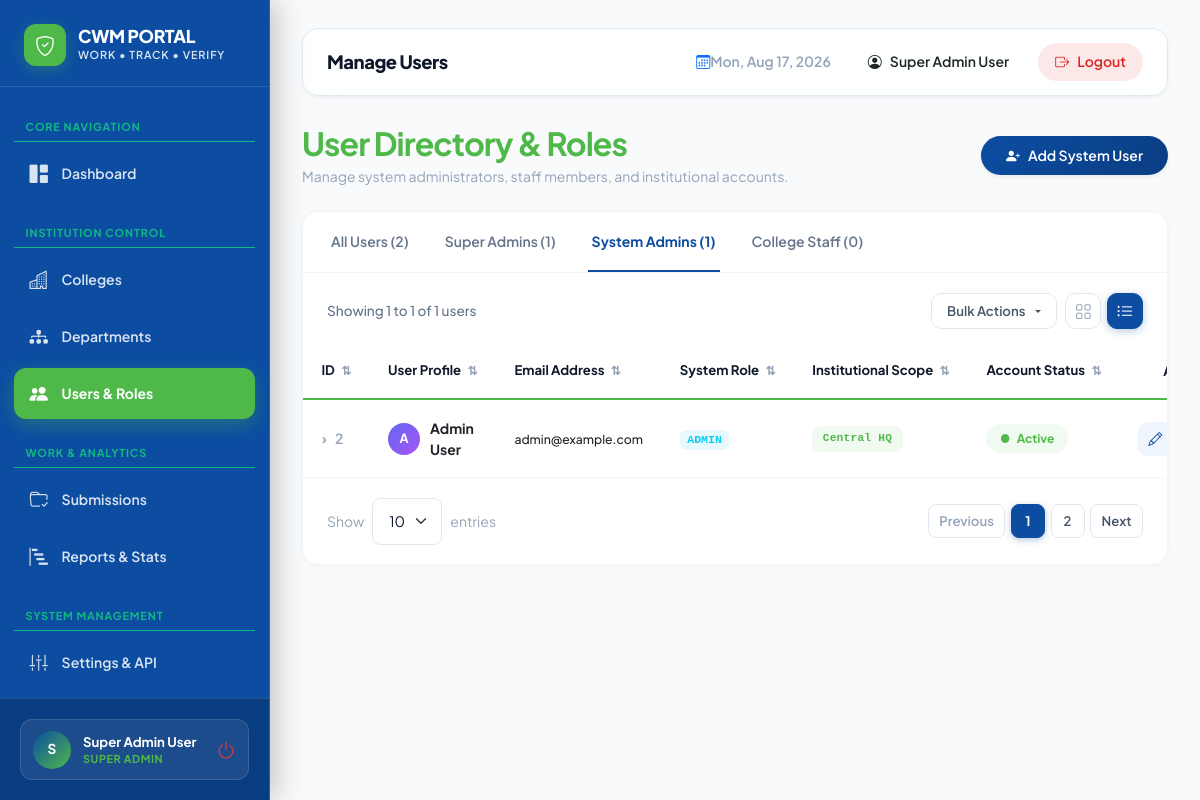
The app's page /super-admin/users.php?role=admin (signed in) with its own data.
### tables this page shows
CREATE TABLE IF NOT EXISTS `users` (
  `id` INT AUTO_INCREMENT PRIMARY KEY,
  `college_id` INT NULL,  
  `name` VARCHAR(255) NOT NULL,
  `email` VARCHAR(191) NOT NULL UNIQUE,
  `password` VARCHAR(255) NOT NULL,
  `role` ENUM('super_admin', 'admin', 'college_user') NOT NULL,
  `status` ENUM('active', 'inactive') DEFAULT 'active',
  `created_at` TIMESTAMP DEFAULT CURRENT_TIMESTAMP,
  `updated_at` TIMESTAMP DEFAULT CURRENT_TIMESTAMP ON UPDATE CURRENT_TIMESTAMP,
  FOREIGN KEY (`college_id`) REFERENCES `colleges`(`id`) ON DELETE SET NULL
);

### super-admin/users.php (the view, shortened to what this page needs)
<?php
require_once __DIR__ . '/../includes/header.php';
$selected_role = $_GET['role'] ?? '';
$total_users = $pdo->query("SELECT COUNT(*) FROM users")->fetchColumn();
$super_admin_count = $pdo->query("SELECT COUNT(*) FROM users WHERE role = 'super_admin'")->fetchColumn();
$admin_count = $pdo->query("SELECT COUNT(*) FROM users WHERE role = 'admin'")->fetchColumn();
$college_user_count = $pdo->query("SELECT COUNT(*) FROM users WHERE role = 'college_user'")->fetchColumn();
if (!empty($selected_role)) {
    $u_stmt = $pdo->prepare("
        SELECT u.*, c.name as college_name
        FROM users u
        LEFT JOIN colleges c ON u.college_id = c.id
        WHERE u.role = ?
        ORDER BY u.id DESC
    ");
    $u_stmt->execute([$selected_role]);
    $users = $u_stmt->fetchAll();
}
$display_user_count = count($users);
?>
<div class="d-flex flex-column flex-md-row justify-content-between align-items-md-center gap-3 mb-4">
    <div>
        <h2 class="fw-bold mb-1 text-dark" style="letter-spacing: -0.03em;">User Directory & Roles</h2>
        <p class="text-muted small mb-0">Manage system administrators, staff members, and institutional accounts.</p>
    </div>
    <button type="button" class="btn btn-primary px-4 py-2.5 shadow-sm" data-bs-toggle="modal" data-bs-target="#addUserModal">
        <i class="bi bi-person-plus-fill"></i> Add System User
    </button>
</div>
<div class="ref-card">
    <div class="ref-tabs-wrapper">
        <a href="users.php" class="ref-tab-link <?php echo empty($selected_role) ? 'active' : ''; ?>">
            All Users (<?php echo $total_users; ?>)
        </a>
        <a href="users.php?role=super_admin" class="ref-tab-link <?php echo $selected_role === 'super_admin' ? 'active' : ''; ?>">
            Super Admins (<?php echo $super_admin_count; ?>)
        </a>
        <a href="users.php?role=admin" class="ref-tab-link <?php echo $selected_role === 'admin' ? 'active' : ''; ?>">
            System Admins (<?php echo $admin_count; ?>)
        </a>
        <a href="users.php?role=college_user" class="ref-tab-link <?php echo $selected_role === 'college_user' ? 'active' : ''; ?>">
            College Staff (<?php echo $college_user_count; ?>)
        </a>
    </div>
    <div class="ref-toolbar">
        <div class="ref-showing-text">
            Showing 1 to <?php echo min(10, $display_user_count); ?> of <?php echo $display_user_count; ?> users
        </div>
        <div class="d-flex align-items-center gap-2">
            <div class="dropdown">
                <button class="ref-btn-bulk dropdown-toggle" type="button" data-bs-toggle="dropdown" aria-expanded="false">
                    Bulk Actions
                </button>
            </div>
            <div class="ref-view-toggle">
                <button type="button" class="ref-view-btn" title="Grid View"><i class="bi bi-grid"></i></button>
                <button type="button" class="ref-view-btn active" title="List View"><i class="bi bi-list-ul"></i></button>
            </div>
        </div>
    </div>
    <div class="ref-table-responsive">
        <table class="ref-table">
            <thead>
                <tr>
                    <th style="width: 70px;">ID <span class="sort-icon">&#x21C5;</span></th>
                    <th>User Profile <span class="sort-icon">&#x21C5;</span></th>
                    <th>Email Address <span class="sort-icon">&#x21C5;</span></th>
                    <th>System Role <span class="sort-icon">&#x21C5;</span></th>
                    <th>Institutional Scope <span class="sort-icon">&#x21C5;</span></th>
                    <th>Account Status <span class="sort-icon">&#x21C5;</span></th>
                    <th class="text-end" style="width: 120px;">Actions</th>
                </tr>
            </thead>
            <tbody>
                <?php if (empty($users)): ?>
                    <tr><td colspan="7" class="text-center text-muted py-5">No users found for this filter.</td></tr>
                <?php else: ?>
                    <?php foreach ($users as $usr): ?>
                    <tr>
                        <td>
                            <span class="ref-expand-icon">&rsaquo;</span>
                            <span class="fw-semibold text-muted"><?php echo $usr['id']; ?></span>
                        </td>
                        <td>
                            <div class="d-flex align-items-center gap-2.5">
                                <div class="user-avatar" style="width: 32px; height: 32px; font-size: 0.8rem; background: linear-gradient(135deg, #6366f1 0%, #a855f7 100%);">
                                    <?php echo strtoupper(substr($usr['name'], 0, 1)); ?>
                                </div>
                                <div>
                                    <strong class="text-dark d-block"><?php echo htmlspecialchars($usr['name']); ?></strong>
                                </div>
                            </div>
                        </td>
                        <td><span class="text-dark small fw-medium"><?php echo htmlspecialchars($usr['email']); ?></span></td>
                        <td>
                            <?php
                            $role_badge = ($usr['role'] === 'super_admin') ? 'primary' : (($usr['role'] === 'admin') ? 'info' : 'secondary');
                            ?>
                            <span class="badge bg-<?php echo $role_badge; ?> bg-opacity-10 text-<?php echo $role_badge; ?> px-2.5 py-1 rounded font-monospace text-uppercase" style="font-size: 0.72rem;">
                                <?php echo str_replace('_', ' ', $usr['role']); ?>
                            </span>
                        </td>
                        <td>
                            <?php if ($usr['college_name']): ?>
                                <span class="d-inline-flex align-items-center gap-1.5 text-secondary small fw-medium">
                                    <i class="bi bi-bank text-muted"></i> <span><?php echo htmlspecialchars($usr['college_name']); ?></span>
                                </span>
                            <?php else: ?>
                                <span class="ref-code-pill" style="font-size: 0.7rem;">Central HQ</span>
                            <?php endif; ?>
                        </td>
                        <td>
                            <?php if ($usr['status'] === 'active'): ?>
                                <span class="ref-status-active">Active</span>
                            <?php else: ?>
                                <span class="ref-status-inactive">Inactive</span>
                            <?php endif; ?>
                        </td>
                        <td class="text-end">
                            <div class="d-inline-flex align-items-center gap-1.5">
                                <button type="button" class="ref-btn-edit"
                                        data-bs-toggle="modal"
                                        data-bs-target="#editUserModal"
                                        data-id="<?php echo $usr['id']; ?>"
                                        data-name="<?php echo htmlspecialchars($usr['name']); ?>"
                                        data-email="<?php echo htmlspecialchars($usr['email']); ?>"
                                        data-role="<?php echo $usr['role']; ?>"
                                        data-college-id="<?php echo $usr['college_id'] ?? ''; ?>"
                                        data-status="<?php echo $usr['status']; ?>"
                                        title="Edit User">
                                    <i class="bi bi-pencil"></i>
                                </button>
                            </div>
                        </td>
                    </tr>
                    <?php endforeach; ?>
                <?php endif; ?>
            </tbody>
        </table>
    </div>
    <div class="ref-pagination-bar">
        <div class="d-flex align-items-center gap-2 text-muted small">
            <span>Show</span>
            <select class="form-select form-select-sm" style="width: 70px; border-radius: 8px;">
                <option value="10" selected>10</option>
            </select>
            <span>entries</span>
        </div>
        <div class="ref-page-nav">
            <a href="#" class="ref-page-btn text-muted">Previous</a>
            <a href="#" class="ref-page-btn active">1</a>
            <a href="#" class="ref-page-btn">2</a>
            <a href="#" class="ref-page-btn">Next</a>
        </div>
    </div>
</div>
<?php require_once __DIR__ . '/../includes/footer.php'; ?>

### records on screen
users: id "2", name "A", name "Admin User", email "admin@example.com", role "ADMIN", status "Active"

### other values on screen
substr($_SESSION['user_name'] ?? 'U', 0, 1) "S"
$_SESSION['user_name'] "Super Admin User"
str_replace('_', ' ', $role) "SUPER ADMIN"
$page_title "Manage Users"
$total_users "2"
$super_admin_count "1"
$admin_count "1"
$college_user_count "0"
min(10, $display_user_count) "1"
$display_user_count "1"
